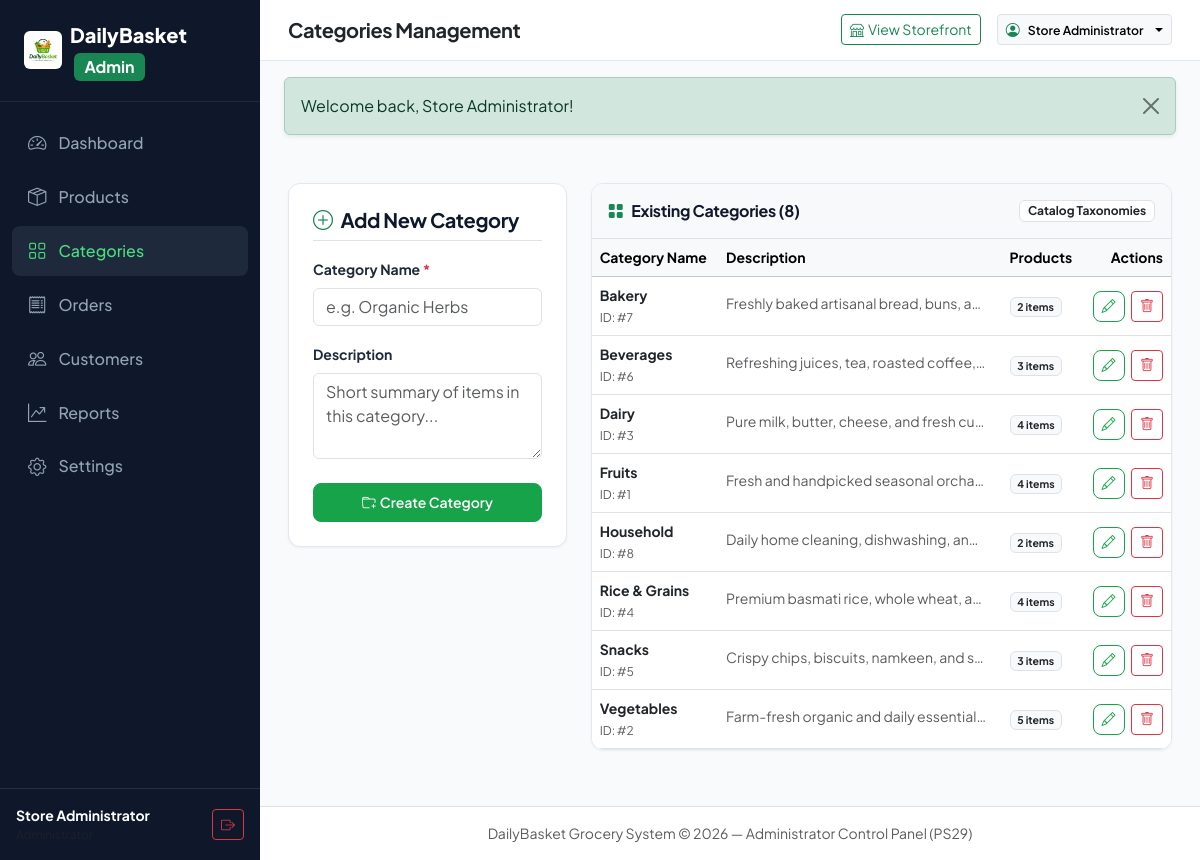
Screenshot of /admin/categories.php (signed in) with the database file from the repository.
### tables this page shows
CREATE TABLE `categories` (
  `id` INT AUTO_INCREMENT PRIMARY KEY,
  `name` VARCHAR(100) NOT NULL UNIQUE,
  `description` TEXT NULL,
  `image` VARCHAR(255) NULL,
  `created_at` TIMESTAMP DEFAULT CURRENT_TIMESTAMP
);

### includes/functions.php (called while the page is built, shortened)
<?php
function escape(?string $str): string {
    return htmlspecialchars($str ?? '', ENT_QUOTES, 'UTF-8');
}
function baseUrl(string $path = ''): string {
    $cleanPath = ltrim($path, '/');
    return '/freshcart/' . $cleanPath;
}

### admin/categories.php (the view, shortened to what this page needs)
<?php
require_once __DIR__ . '/includes/admin-header.php';
$db = getDB();
$stmt = $db->query("
    SELECT c.*, COUNT(p.id) as product_count
    FROM categories c
    LEFT JOIN products p ON c.id = p.category_id
    GROUP BY c.id
    ORDER BY c.name ASC
");
$categories = $stmt->fetchAll();
?>
<div class="row g-4">
    <div class="col-lg-4">
        <div class="admin-card">
            <h5 class="fw-bold mb-3 pb-2 border-bottom">
                <i class="bi bi-plus-circle text-success me-2"></i>Add New Category
            </h5>
            <form method="POST" action="<?= baseUrl('admin/categories.php') ?>">
                <div class="mb-3">
                    <label class="form-label small fw-bold">Category Name <span class="text-danger">*</span></label>
                    <input type="text" name="name" class="form-control" required placeholder="e.g. Organic Herbs">
                </div>
                <div class="mb-4">
                    <label class="form-label small fw-bold">Description</label>
                    <textarea name="description" class="form-control" rows="3" placeholder="Short summary of items in this category..."></textarea>
                </div>
                <button type="submit" class="btn btn-primary btn-sm w-100 py-2">
                    <i class="bi bi-folder-plus me-1"></i>Create Category
                </button>
            </form>
        </div>
    </div>
    <div class="col-lg-8">
        <div class="admin-card p-0 overflow-hidden">
            <div class="p-3 bg-light border-bottom d-flex justify-content-between align-items-center">
                <h6 class="fw-bold mb-0"><i class="bi bi-grid-fill text-success me-2"></i>Existing Categories (<?= count($categories) ?>)</h6>
                <span class="badge bg-white text-dark border">Catalog Taxonomies</span>
            </div>
            <div class="table-responsive">
                <table class="table table-hover align-middle mb-0 small">
                    <thead class="table-light">
                        <tr>
                            <th>Category Name</th>
                            <th>Description</th>
                            <th>Products</th>
                            <th class="text-end">Actions</th>
                        </tr>
                    </thead>
                    <tbody>
                        <?php foreach ($categories as $cat): ?>
                            <tr>
                                <td>
                                    <strong class="text-dark d-block"><?= escape($cat['name']) ?></strong>
                                    <span class="text-muted" style="font-size: 0.75rem;">ID: #<?= $cat['id'] ?></span>
                                </td>
                                <td>
                                    <span class="text-muted text-truncate d-inline-block" style="max-width: 260px;">
                                        <?= escape($cat['description']) ?>
                                    </span>
                                </td>
                                <td>
                                    <span class="badge bg-light text-dark border fw-bold"><?= (int)$cat['product_count'] ?> items</span>
                                </td>
                                <td class="text-end">
                                    <button type="button" class="btn btn-sm btn-outline-primary py-1 px-2 me-1" data-bs-toggle="modal" data-bs-target="#editModal<?= $cat['id'] ?>">
                                        <i class="bi bi-pencil"></i>
                                    </button>
                                    <a href="<?= baseUrl('admin/categories.php?delete=' . $cat['id']) ?>" class="btn btn-sm btn-outline-danger py-1 px-2" data-confirm="Delete category '<?= escape($cat['name']) ?>'?">
                                        <i class="bi bi-trash"></i>
                                    </a>
                                </td>
                            </tr>
                        <?php endforeach; ?>
                    </tbody>
                </table>
            </div>
        </div>
    </div>
</div>
<?php require_once __DIR__ . '/includes/admin-footer.php'; ?>

### assets/css/style.css (style rules this page uses)
:root { --fc-primary: #16a34a; --fc-primary-hover: #15803d; --fc-primary-light: #f0fdf4; --fc-primary-border: #bbf7d0; --fc-accent: #f59e0b; --fc-dark: #0f172a; --fc-muted: #64748b; --fc-bg-light: #f8fafc; --fc-card-bg: #ffffff; --fc-border: #e2e8f0; --fc-radius: 12px; --fc-radius-sm: 8px; --fc-shadow-sm: 0 1px 3px rgba(0,0,0,0.05); --fc-shadow: 0 4px 20px -2px rgba(0,0,0,0.07); --fc-shadow-hover: 0 12px 30px -4px rgba(22, 163, 74, 0.15); }
body { font-family: 'Plus Jakarta Sans', system-ui, -apple-system, "Segoe UI", Roboto, sans-serif; color: #1e293b; background-color: #fafbfc; min-height: 100vh; display: flex; flex-direction: column; }
h1, h2, h3, h4, h5, h6 { font-weight: 700; color: var(--fc-dark); letter-spacing: -0.02em; }
a { text-decoration: none; color: var(--fc-primary); transition: all 0.2s ease; }
.btn-primary { background-color: var(--fc-primary); border-color: var(--fc-primary); color: #ffffff; font-weight: 600; border-radius: var(--fc-radius-sm); padding: 0.6rem 1.25rem; transition: all 0.2s ease; }
.btn-outline-primary { color: var(--fc-primary); border-color: var(--fc-primary); font-weight: 600; border-radius: var(--fc-radius-sm); }
.admin-card { background: #ffffff; border: 1px solid var(--fc-border); border-radius: var(--fc-radius); padding: 1.5rem; box-shadow: var(--fc-shadow-sm); margin-bottom: 1.5rem; }

### rows the page displays
categories: name "Bakery", id "7", description "Freshly baked artisanal bread, buns, a…", product_count "2"
categories: name "Beverages", id "6", description "Refreshing juices, tea, roasted coffee,…", product_count "3"
categories: name "Dairy", id "3", description "Pure milk, butter, cheese, and fresh cu…", product_count "4"
categories: name "Fruits", id "1", description "Fresh and handpicked seasonal orcha…", product_count "4"
categories: name "Household", id "8", description "Daily home cleaning, dishwashing, an…", product_count "2"
categories: name "Rice & Grains", id "4", description "Premium basmati rice, whole wheat, a…", product_count "4"
categories: name "Snacks", id "5", description "Crispy chips, biscuits, namkeen, and s…", product_count "3"
categories: name "Vegetables", id "2", description "Farm-fresh organic and daily essential…", product_count "5"

### other values shown
$user['name'] "Store Administrator"
$adminTitle "Categories Management"
$msg['message'] "Welcome back, Store Administrator!"
count($categories) "8"
